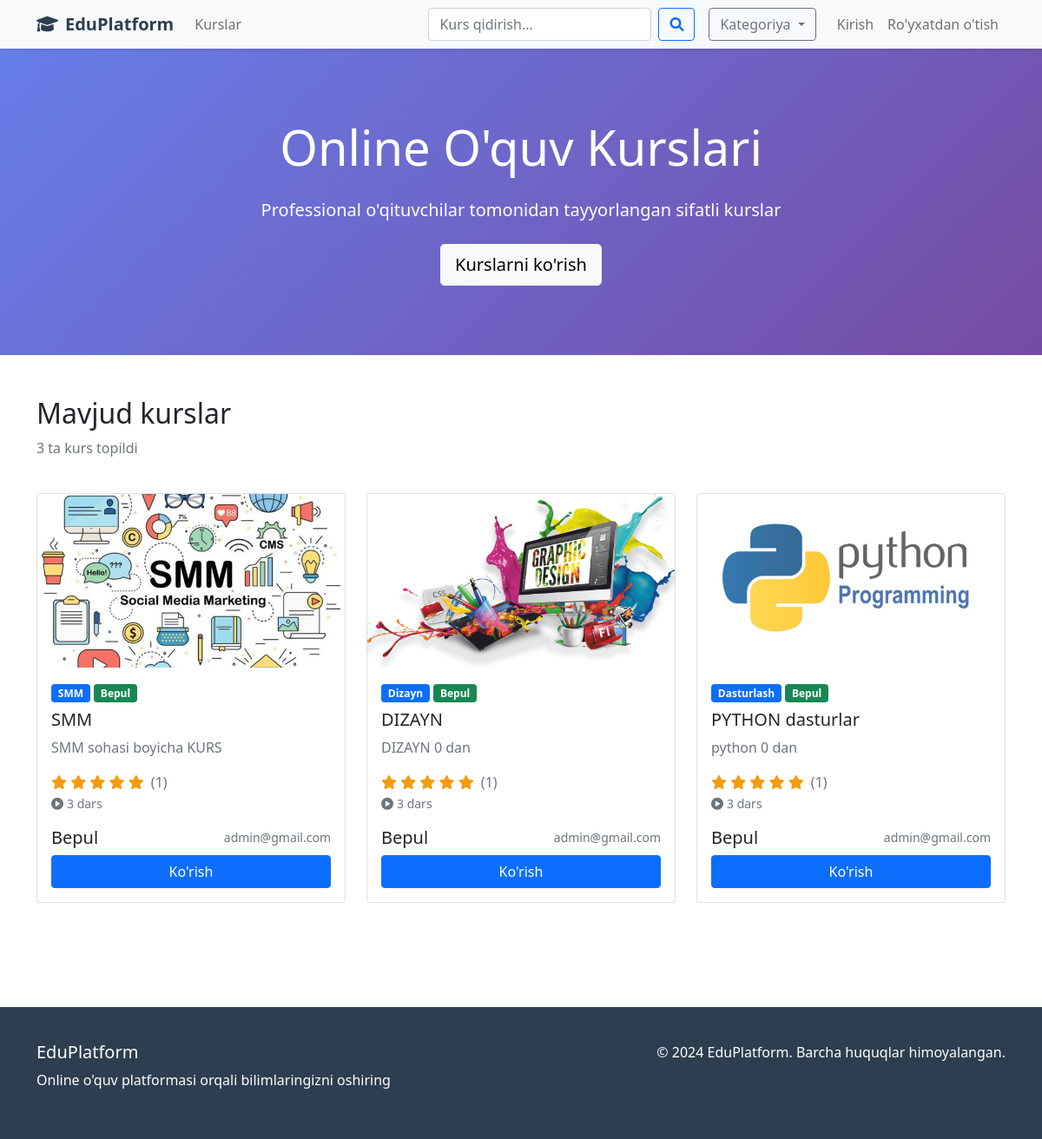
The page / on the database its author committed.
### courses/models.py (models this page shows, shortened)
class Course(models.Model):
    title = models.CharField(max_length=200, verbose_name="Kurs nomi")
    slug = models.SlugField(max_length=200, unique=True, blank=True, verbose_name="Slug")
    description = models.TextField(verbose_name="Kurs tavsifi")
    category = models.ForeignKey(Category, on_delete=models.CASCADE, verbose_name="Kategoriya")
    instructor = models.ForeignKey(User, on_delete=models.CASCADE, verbose_name="O'qituvchi")
    price = models.DecimalField(max_digits=10, decimal_places=2, verbose_name="Narxi")
    image = models.ImageField(upload_to='course_images/', blank=True, null=True, verbose_name="Rasm")
    created_at = models.DateTimeField(auto_now_add=True)
    updated_at = models.DateTimeField(auto_now=True)
    is_active = models.BooleanField(default=True, verbose_name="Faol")
    class Meta:
        verbose_name = "Kurs"
        verbose_name_plural = "Kurslar"
    @property
    def average_rating(self):
        ratings = self.rating_set.all()
        if ratings:
            return sum(r.rating for r in ratings) / len(ratings)
        return 0
    @property
    def total_lessons(self):
        return self.lesson_set.count()

class Category(models.Model):
    name = models.CharField(max_length=100, verbose_name="Kategoriya nomi")
    description = models.TextField(blank=True, verbose_name="Tavsif")
    created_at = models.DateTimeField(auto_now_add=True)
    class Meta:
        verbose_name = "Kategoriya"
        verbose_name_plural = "Kategoriyalar"

### courses/views.py (the view)
# urls.py: path('', views.course_list, name='course_list'),
def course_list(request):
    courses = Course.objects.filter(is_active=True).order_by('-created_at')
    query = request.GET.get('q')
    if query:
        courses = courses.filter(
            Q(title__icontains=query) |
            Q(description__icontains=query) |
            Q(category__name__icontains=query)
        )
    category_id = request.GET.get('category')
    if category_id:
        courses = courses.filter(category_id=category_id)
    paginator = Paginator(courses, 12)
    page_number = request.GET.get('page')
    page_obj = paginator.get_page(page_number)
    categories = Category.objects.all()
    context = {
        'page_obj': page_obj,
        'categories': categories,
        'query': query,
        'selected_category': category_id,
    }
    return render(request, 'courses/course_list.html', context)

### templates/courses/course_list.html (shortened to what this page needs)
{% extends 'base.html' %}
{% block content %}
<section class="hero-section">
    <div class="container text-center">
        <h1 class="display-4 mb-4">Online O'quv Kurslari</h1>
        <p class="lead mb-4">Professional o'qituvchilar tomonidan tayyorlangan sifatli kurslar</p>
        <a href="#courses" class="btn btn-light btn-lg">Kurslarni ko'rish</a>
    </div>
</section>
<section id="courses" class="py-5">
    <div class="container">
        <div class="row mb-4">
            <div class="col-md-6">
                <h2>Mavjud kurslar</h2>
                <p class="text-muted">{{ page_obj.paginator.count }} ta kurs topildi</p>
            </div>
            <div class="col-md-6 text-md-end">
            </div>
        </div>
        {% if page_obj %}
        <div class="row">
            {% for course in page_obj %}
            <div class="col-lg-4 col-md-6 mb-4">
                <div class="card course-card h-100">
                    {% if course.image %}
                    <img src="{{ course.image.url }}" class="card-img-top" alt="{{ course.title }}" style="height: 200px; object-fit: cover;">
                    {% else %}
                    <div class="card-img-top bg-light d-flex align-items-center justify-content-center" style="height: 200px;">
                        <i class="fas fa-image fa-3x text-muted"></i>
                    </div>
                    {% endif %}
                    <div class="card-body d-flex flex-column">
                        <div class="mb-2">
                            <span class="badge bg-primary">{{ course.category.name }}</span>
                            {% if course.price == 0 %}
                            <span class="badge bg-success">Bepul</span>
                            {% endif %}
                        </div>
                        <h5 class="card-title">{{ course.title }}</h5>
                        <p class="card-text text-muted">{{ course.description|truncatewords:20 }}</p>
                        <div class="mb-3">
                            <div class="rating">
                                {% for i in "12345" %}
                                {% if forloop.counter <= course.average_rating %}
                                <i class="fas fa-star"></i>
                                {% else %}
                                <i class="far fa-star"></i>
                                {% endif %}
                                {% endfor %}
                                <span class="ms-1 text-muted">({{ course.rating_set.count }})</span>
                            </div>
                            <small class="text-muted">
                                <i class="fas fa-play-circle me-1"></i>{{ course.total_lessons }} dars
                            </small>
                        </div>
                        <div class="mt-auto">
                            <div class="d-flex justify-content-between align-items-center mb-2">
                                <span class="h5 mb-0">
                                    {% if course.price == 0 %}
                                    Bepul
                                    {% else %}
                                    {{ course.price }} so'm
                                    {% endif %}
                                </span>
                                <small class="text-muted">{{ course.instructor.username }}</small>
                            </div>
                            <a href="{% url 'courses:course_detail' course.id %}" class="btn btn-primary w-100">
                                Ko'rish
                            </a>
                        </div>
                    </div>
                </div>
            </div>
            {% endfor %}
        </div>
        {% endif %}
    </div>
</section>
{% endblock %}

### templates/base.html (shortened to what this page needs)
<!DOCTYPE html>
<html lang="uz">
<head>
    <link href="https://cdn.jsdelivr.net/npm/bootstrap@5.1.3/dist/css/bootstrap.min.css" rel="stylesheet">
    <link href="https://cdnjs.cloudflare.com/ajax/libs/font-awesome/6.0.0/css/all.min.css" rel="stylesheet">
</head>
<body>
    <nav class="navbar navbar-expand-lg navbar-light bg-light shadow-sm">
        <div class="container">
            <a class="navbar-brand" href="{% url 'courses:course_list' %}">
                <i class="fas fa-graduation-cap me-2"></i>EduPlatform
            </a>
            <div class="collapse navbar-collapse" id="navbarNav">
                <ul class="navbar-nav me-auto">
                    <li class="nav-item">
                        <a class="nav-link" href="{% url 'courses:course_list' %}">Kurslar</a>
                    </li>
                </ul>
                <form class="d-flex me-3" method="GET" action="{% url 'courses:course_list' %}">
                    <input class="form-control me-2" type="search" name="q" placeholder="Kurs qidirish..." value="{{ query|default:'' }}">
                    <button class="btn btn-outline-primary" type="submit">
                        <i class="fas fa-search"></i>
                    </button>
                </form>
                <div class="dropdown me-3">
                    <button class="btn btn-outline-secondary dropdown-toggle" type="button" data-bs-toggle="dropdown">
                        Kategoriya
                    </button>
                </div>
                <ul class="navbar-nav">
                    {% if user.is_authenticated %}
                    <li class="nav-item dropdown">
                        <a class="nav-link dropdown-toggle" href="#" data-bs-toggle="dropdown">
                            <i class="fas fa-user me-1"></i>{{ user.username }}
                        </a>
                        <ul class="dropdown-menu">
                            <li><a class="dropdown-item" href="{% url 'accounts:profile' %}">Profil</a></li>
                            <li><hr class="dropdown-divider"></li>
                            <li>
                                <form method="post" action="{% url 'logout' %}">
                                    {% csrf_token %}
                                    <button type="submit" class="dropdown-item logout-button">Chiqish</button>
                                </form>
                            </li>
                        </ul>
                    </li>
                    {% else %}
                    <li class="nav-item">
                        <a class="nav-link" href="{% url 'login' %}">Kirish</a>
                    </li>
                    <li class="nav-item">
                        <a class="nav-link" href="{% url 'accounts:register' %}">Ro'yxatdan o'tish</a>
                    </li>
                    {% endif %}
                </ul>
            </div>
        </div>
    </nav>
    <main>
        {% block content %}{% endblock %}
    </main>
    <footer class="footer mt-5">
        <div class="container">
            <div class="row">
                <div class="col-md-6">
                    <h5>EduPlatform</h5>
                    <p>Online o'quv platformasi orqali bilimlaringizni oshiring</p>
                </div>
                <div class="col-md-6 text-md-end">
                    <p>&copy; 2024 EduPlatform. Barcha huquqlar himoyalangan.</p>
                </div>
            </div>
        </div>
    </footer>
</body>
</html>

### templates/base.html (style rules this page uses)
.navbar-brand { font-weight: bold; color: #2c3e50 !important; }
.course-card { transition: transform 0.3s ease; height: 100%; }
.rating { color: #f39c12; }
.hero-section { background: linear-gradient(135deg, #667eea 0%, #764ba2 100%); color: white; padding: 80px 0; }
.footer { background-color: #2c3e50; color: white; padding: 40px 0; }

### rows shown on the page
Course: image (picture), category.name "SMM", price "Bepul", title "SMM", description "SMM sohasi boyicha KURS", rating_set.count "1", total_lessons "3", instructor.username "admin@gmail.com"
Course: image (picture), category.name "Dizayn", price "Bepul", title "DIZAYN", description "DIZAYN 0 dan", rating_set.count "1", total_lessons "3", instructor.username "admin@gmail.com"
Course: image (picture), category.name "Dasturlash", price "Bepul", title "PYTHON dasturlar", description "python 0 dan", rating_set.count "1", total_lessons "3", instructor.username "admin@gmail.com"

### other values the page prints
{{ page_obj.paginator.count }} "3"
